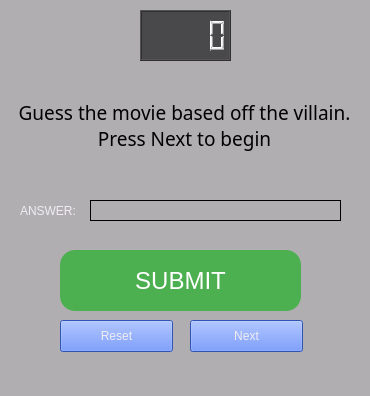
<?xml version="1.0" encoding="UTF-8"?>
<ui version="4.0">
 <class>MainWindow</class>
 <widget class="QMainWindow" name="MainWindow">
  <property name="geometry">
   <rect>
    <x>0</x>
    <y>0</y>
    <width>370</width>
    <height>396</height>
   </rect>
  </property>
  <property name="windowTitle">
   <string>MainWindow</string>
  </property>
  <property name="layoutDirection">
   <enum>Qt::RightToLeft</enum>
  </property>
  <property name="styleSheet">
   <string notr="true">background-color: rgb(177, 174, 178);
color: rgb(240, 237, 242);</string>
  </property>
  <widget class="QWidget" name="centralwidget">
   <widget class="QPushButton" name="nextButton">
    <property name="geometry">
     <rect>
      <x>190</x>
      <y>320</y>
      <width>113</width>
      <height>32</height>
     </rect>
    </property>
    <property name="styleSheet">
     <string notr="true">background-color: rgb(69, 117, 251);</string>
    </property>
    <property name="text">
     <string>Next</string>
    </property>
   </widget>
   <widget class="QPushButton" name="resetButton">
    <property name="geometry">
     <rect>
      <x>60</x>
      <y>320</y>
      <width>113</width>
      <height>32</height>
     </rect>
    </property>
    <property name="styleSheet">
     <string notr="true">background-color: rgb(69, 117, 251);</string>
    </property>
    <property name="text">
     <string>Reset</string>
    </property>
   </widget>
   <widget class="QPushButton" name="submitButton">
    <property name="geometry">
     <rect>
      <x>60</x>
      <y>250</y>
      <width>241</width>
      <height>61</height>
     </rect>
    </property>
    <property name="font">
     <font>
      <pointsize>-1</pointsize>
     </font>
    </property>
    <property name="styleSheet">
     <string notr="true">#submitButton {
  padding: 15px 25px;
  font-size: 24px;
  text-align: center;
  cursor: pointer;
  outline: none;
  color: #fff;
  background-color: #4CAF50;
  border: none;
  border-radius: 15px;
}

#submitButton:hover {background-color: #3e8e41}

#submitButton:pressed {
border-style: outset;
border-width: 0px;
border-radius: 10px;
border-color: black;
font: bold 20px;
min-width: 8em;
}
</string>
    </property>
    <property name="text">
     <string>SUBMIT</string>
    </property>
    <property name="checkable">
     <bool>false</bool>
    </property>
   </widget>
   <widget class="QLCDNumber" name="scoreboard">
    <property name="geometry">
     <rect>
      <x>140</x>
      <y>10</y>
      <width>91</width>
      <height>51</height>
     </rect>
    </property>
    <property name="font">
     <font>
      <pointsize>15</pointsize>
      <weight>75</weight>
      <bold>true</bold>
     </font>
    </property>
    <property name="layoutDirection">
     <enum>Qt::RightToLeft</enum>
    </property>
    <property name="styleSheet">
     <string notr="true">background-color: rgb(73, 72, 74);
</string>
    </property>
   </widget>
   <widget class="QLineEdit" name="answerBox">
    <property name="geometry">
     <rect>
      <x>90</x>
      <y>200</y>
      <width>251</width>
      <height>21</height>
     </rect>
    </property>
    <property name="styleSheet">
     <string notr="true">border: 1px solid black;
color: black;</string>
    </property>
   </widget>
   <widget class="QLabel" name="label">
    <property name="geometry">
     <rect>
      <x>20</x>
      <y>200</y>
      <width>60</width>
      <height>21</height>
     </rect>
    </property>
    <property name="text">
     <string>ANSWER:</string>
    </property>
   </widget>
   <widget class="QLabel" name="quotesBox">
    <property name="geometry">
     <rect>
      <x>9</x>
      <y>80</y>
      <width>351</width>
      <height>91</height>
     </rect>
    </property>
    <property name="font">
     <font>
      <family>Telugu MN</family>
      <pointsize>14</pointsize>
     </font>
    </property>
    <property name="styleSheet">
     <string notr="true">color: black;</string>
    </property>
    <property name="text">
     <string>Guess the movie based off the villain. Press Next to begin</string>
    </property>
    <property name="alignment">
     <set>Qt::AlignCenter</set>
    </property>
    <property name="wordWrap">
     <bool>true</bool>
    </property>
   </widget>
  </widget>
  <widget class="QMenuBar" name="menubar">
   <property name="geometry">
    <rect>
     <x>0</x>
     <y>0</y>
     <width>370</width>
     <height>22</height>
    </rect>
   </property>
  </widget>
  <widget class="QStatusBar" name="statusbar"/>
 </widget>
 <resources/>
 <connections/>
</ui>
